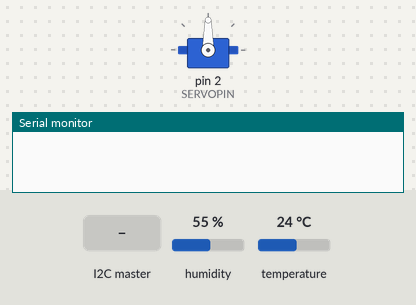
This sketch was run on a simulated Arduino Uno, built with avr-gcc and run on an emulated ATmega328P. Parts: servo, the last lines printed to the serial monitor. The inputs (shaded band) are chosen by the test bench; at power-on: humidity 55 %, temperature 24 °C.

Above: at 0.01 s.
At 2.3 s:
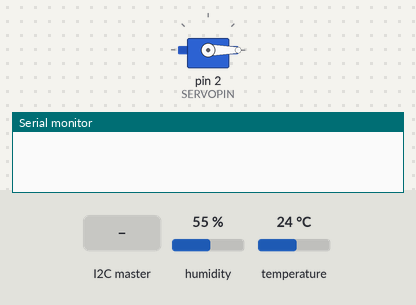
2.4 s: the I2C master sends "b"
At 7.9 s:
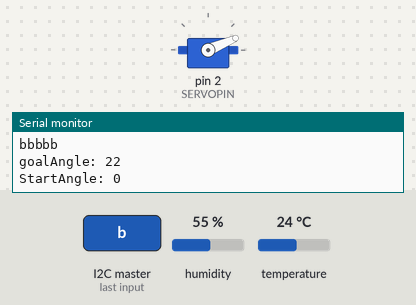
Timing chart, 0 to 9.4 s (numbered marks = the images above; inputs shaded):
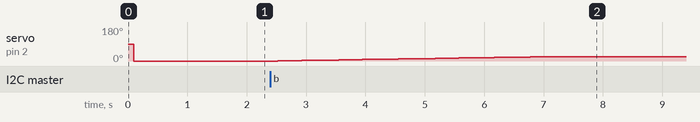

The sketch:

PINCH_SLAVE_TOP.ino
```cpp
#include <Wire.h>
#include <Servo.h>
#include "DHT.h"

#define SERVOPIN 2
#define DHTPIN 3
#define DHTTYPE DHT11

#define WIRE_SLAVE_ADDRESS 8

#define ROTATION_TIME 10;
#define INTERVAL_TIME 10;
#define DIFF_ANGLE 1
char charA_out[10];

//int PHOTO_REFRECTOR_PIN[4] = {0,1,2,3};
int PHOTO_REFRECTOR_PIN[4] = {2,1,3,0};
int luxNum[4];
float humidity;
float temperature;
boolean clockwise = false;

int totalAngle, diffAngle;
int rotationCount, finishCount;
boolean isRotation = false;
boolean rotationFinish = false;
int startAngle, goalAngle;
boolean plusFlag = false;
boolean minusFlag = false;
int currentAngle;

Servo servo;
DHT dht(DHTPIN, DHTTYPE);

void setup() {
  Serial.begin(9600);
//initialize
  for(int i=0; i<4; i++)  luxNum[i] = 0;
  humidity = 0;
  temperature = 0;
  servo.attach(SERVOPIN);
  dht.begin();

  Wire.begin(WIRE_SLAVE_ADDRESS);
  Wire.onRequest(returnSensorNum);
  Wire.onReceive(servoOperate);

  rotationCount = ROTATION_TIME;
  finishCount = INTERVAL_TIME;

  delay(100);

//  servo.write(10);
//  delay(1000);
  servo.write(0);
  delay(1000);

  startAngle = 0;
  currentAngle = 0;
}

void loop() {
//  delay(100);

//  if(Serial.available()){
//    int angle = Serial.read();
//    testServo(angle);
//  }

  humidity = dht.readHumidity();
  temperature = dht.readTemperature();

  // error
  if (isnan(humidity) || isnan(temperature)) {
    Serial.println("Failed to read from DHT sensor!");
    return;
  }

  if(isRotation){
    if(plusFlag){
      servoMove(currentAngle + DIFF_ANGLE);
      currentAngle += DIFF_ANGLE;
    }
    else{
      servoMove(currentAngle - DIFF_ANGLE);
      currentAngle -= DIFF_ANGLE;
    }
  }

  if((plusFlag && currentAngle > goalAngle) || (minusFlag && currentAngle < goalAngle)){
    isRotation = false;
    rotationCount = ROTATION_TIME;
    rotationFinish = true;
    startAngle = goalAngle;
    currentAngle = goalAngle;
    plusFlag = false;
    minusFlag = false;
  }

  if(rotationFinish){
    finishCount--;
  }

  if(finishCount < 0){
    rotationFinish = false;
    finishCount = INTERVAL_TIME;
  }

//  Serial.print("Humidity: ");
//  Serial.print(humidity);
//  Serial.println(" %\t");
//  Serial.print("Temperature: ");
//  Serial.print(temperature);
//  Serial.println(" *C ");

//  Serial.print(analogRead(PHOTO_REFRECTOR_PIN[0]));
//  Serial.print(" ");
//  Serial.print(analogRead(PHOTO_REFRECTOR_PIN[1]));
//  Serial.print(" ");
//  Serial.print(analogRead(PHOTO_REFRECTOR_PIN[2]));
//  Serial.print(" ");
//  Serial.println(analogRead(PHOTO_REFRECTOR_PIN[3]));

  delay(200);
}

void returnSensorNum(){
  char sendData[6];
  sendData[0] = (char)humidity;
  sendData[1] = (char)temperature;
  sendData[2] = (char)(analogRead(PHOTO_REFRECTOR_PIN[0]) / 8);
  sendData[3] = (char)(analogRead(PHOTO_REFRECTOR_PIN[1]) / 8);
  sendData[4] = (char)(analogRead(PHOTO_REFRECTOR_PIN[2]) / 8);
  sendData[5] = (char)(analogRead(PHOTO_REFRECTOR_PIN[3]) / 8);

//  Serial.print((int)sendData[2] * 8);
//  Serial.print(" ");
//  Serial.print((int)sendData[3] * 8);
//  Serial.print(" ");
//  Serial.print((int)sendData[4] * 8);
//  Serial.print(" ");
//  Serial.print((int)sendData[5] * 8);
//  Serial.println(" ");

  Wire.write(sendData);
}

void servoOperate(int a){

  Serial.println("gettttttt");

    unsigned char c;
    while(Wire.available()){
      c = Wire.read(); // 1バイト受信
    }
    Serial.println((int)c);

    char getChar = c;

    if(!isRotation && !rotationFinish){
    if(c == 'a'){
      goalAngle = 0;
      Serial.println("aaaaa");
    }
    else if(c == 'b'){
      goalAngle = 22;
      Serial.println("bbbbb");
    }
    else if(c == 'c'){
      goalAngle = 45;
      Serial.println("ccccc");
    }

    isRotation = true;

    Serial.print("goalAngle: ");
    Serial.println(goalAngle);
    Serial.print("StartAngle: ");
    Serial.println(startAngle);


    if(goalAngle >= startAngle){
      plusFlag = true;
    }
    else{
      minusFlag = true;
    }

//    servoMove(totalAngle)

  }
}

void testServo(int angle){
  switch(angle){
      case 50:
        servoMove(0);
        break;
      case 51:
        servoMove(90/(360/105));
        break;
      case 52:
        servoMove(180/(360/105));
        break;
      case 53:
        servoMove(270/(360/105));
        break;
    }
}

void servoMove(int angle){
  servo.write(angle);
//  delay(5000);
}
```

Measured:
- after the input at 2.4 s, servo on pin 2 (SERVOPIN): moves from 0° to 23° over 4.4 s, starting after 0.12 s
